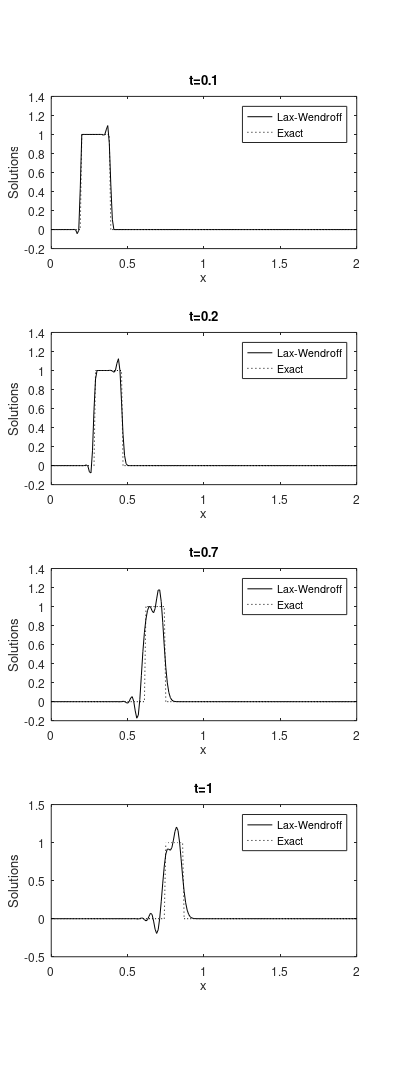

Write MATLAB code to recreate this figure. (Note: this script raises an error after producing the figure.)
% 2019862s
% Yana Staneva

% Implementation of Lax-Wendroff with spatial step dx = 0.01

dx=0.01; % Define spatial step
dt=dx; % Assign same temporal step, CFL satisfied

X=2; % Spatial boundary
x=0:dx:X; % Spatial domain
xb=0.1; % Initial condition for back of the wave
xf=0.3; % Initial condition for front of the wave
Tf=2; % Temporal boundary
t = (0:dt:2); % Temporal domain

n=floor(X/dx); % Number of grid points in space
n1=floor(xb/dx); % Grid points before the back of the wave at t=0
n2=floor(xf/dx); % Grid points before the front of the wave at t=0
uExactIter = zeros(1,n+1); % Initialize exact solution
uExact = zeros(1,n+1); % Initialize variable to store the exact solution

nt=floor(Tf/dt); % Number of grid points in time domain
nu=dt/dx; % Courant number
for i = 1:nt+1
    polyBack = [1 -0.1 1 -t(i)-0.1]; % Polynomial interpolant for back
    polyFront = [1 -0.3 1 -t(i)-0.3]; % Polynomial interpolant for front
  
    xback = roots(polyBack); % Compute the roots of the back polynomial
    xback = xback(imag(xback)==0); % Store only real roots
    xb(i)=xback; % Store the computed root for the current iteration
    
    xfront = roots(polyFront); % Compute the roots of the front polynomial
    xfront = xfront(imag(xfront)==0); % Store only real roots
    xf(i)=xfront; % Store the computed root for the current iteration
    
    for j = 1:n+1
         if x(j)>=xb(i) && x(j)<=xf(i) % For x between calculated xb and xf
            uExactIter(j) = 1; % Set the amplitude of the wave to be 1
         else 
            uExactIter(j) = 0; % Otherwise it is 0
         end
    end
    uExact(i,:) = uExactIter; % Save the obtained value to use in the next iteration
end


u0=[zeros(1,n1),ones(1,n2-n1+1),zeros(1,n-n2)]; % Initial condition for u
u = u0; % Initialize u to IC values
uNumerical(1,:)=u0; % Initialize vector to store the numerical solution
time(1,1)=0; % Initialize vector to store the temporal interval
uNumericalIter=u0; % Initialize vector to store the values for the next iteration
for k=1:nt
    t=k*dt; % Current time for the iteration

    % Velocity functions 
    a=(1+x.^2)./((1+x.^2).^2 + 2*x*t);
    aHalfPlusTime=(1+x.^2)./((1+x.^2).^2+2*x*t+x*dt); % A^{n+1}
    aHalfPlusSpace=(1+x.^2+x.*dx+0.25*dx.^2)./(((1+x.^2+x.*dx+0.25*dx.^2)).^2 + 2*x*t+dx*t); % A_{j+1/2}
    aHalfMinusSpace=(1+x.^2-x.*dx+0.25*dx.^2)./(((1+x.^2-x.*dx+0.25*dx.^2)).^2 + 2*x*t-dx*t); % A_{j-1/2}
    
    % Preallocate values of neighbouring U nodes
    uPlusSpace=(uNumericalIter(3:n+1)-uNumericalIter(2:n)); % U_{j+1}
    uMinusSpace=(uNumericalIter(2:n)-uNumericalIter(1:n-1)); % U_{j-1}
  
    % Evaluate U_{j}^{n}
    u(2:n) = uNumericalIter(2:n)-(0.5*aHalfPlusTime(2:n).*nu.*(uNumericalIter(3:n+1)-uNumericalIter(1:n-1)))+ ...
          (0.5*nu.^2.*a(2:n)).*(aHalfPlusSpace(2:n).*uPlusSpace-aHalfMinusSpace(2:n).* uMinusSpace);
    
    % Store Solution
    uNumerical(k+1,:)=u;
    % Update time with temporal step
    time(k+1,1)=k*dt;
    % Update value of U for next iteration
    uNumericalIter=u;
end



% Plot of solution by Lax-Wendroff and Exact
numericalExact001=figure;
    set(gcf,'units','points','position',[2,2,330,900]);
    set(numericalExact001,'PaperPositionMode', 'auto');
    subplot(4,1,1);plot(x,uNumerical(11,:),'-k',x,uExact(11,:),':k');
    axis=([0 2 -0.5 1.5]);
    title('t=0.1');
    xlabel('x');
    ylabel('Solutions');
    legend('Lax-Wendroff','Exact','Location','northeast');
    hold on 
    subplot(4,1,2);plot(x,uNumerical(21,:),'-k',x,uExact(21,:),':k');
    title('t=0.2');
    xlabel('x');
    ylabel('Solutions');
    legend('Lax-Wendroff','Exact','Location','northeast');
    hold on
    subplot(4,1,3);plot(x,uNumerical(71,:),'-k',x,uExact(71,:),':k');
    title('t=0.7');
    xlabel('x');
    ylabel('Solutions');
    legend('Lax-Wendroff','Exact','Location','northeast');
    hold on
    subplot(4,1,4);plot(x,uNumerical(101,:),'-k',x,uExact(101,:),':k');
    title('t=1');
    xlabel('x');
    ylabel('Solutions');
    legend('Lax-Wendroff','Exact','Location','northeast');
    suptitle('\Delta x=0.01');
    %print(numericalExact001,'/Users/yanastaneva/Library/Mobile Documents/com~apple~CloudDocs/Year 5/Numerical Methods/Assignments/AC2/report/numericalExact001test.eps','-deps');
    figure(numericalExact001);
    

% % U as a function of time for x=0.5 
uFunctionOfTime001=figure;
    plot(time, uNumerical(:,51),'-k');
    hold on
    plot(time, uExact(:,51),':k');
    title('Plot of u(x=0.5, t) as a function of time for \Delta x = 0.01.');
    xlabel('t');
    ylabel('u(x=0.5)');
    legend('Lax-Wendroff','Exact','Location','northeast');
    %print(uFunctionOfTime001,'/Users/yanastaneva/Library/Mobile Documents/com~apple~CloudDocs/Year 5/Numerical Methods/Assignments/AC2/report/uFunctionOfTime001test.jpeg','-djpeg');
    figure(uFunctionOfTime001);


